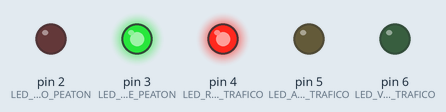
Recording of a sketch running on a simulated Arduino Uno, built with avr-gcc and run on an emulated ATmega328P. Parts: output pins drawn as LEDs (lit = HIGH).

Above: at 4.0 s.
At 10.0 s:
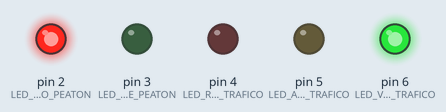
At 13.0 s:
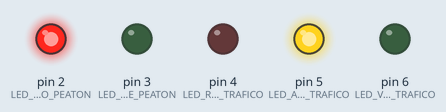
Timing chart, 0 to 18.2 s (numbered marks = the images above):
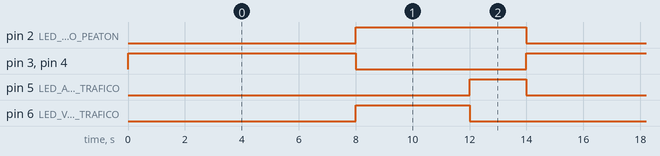

Measured:
- by itself, pin 2 (LED_ROJO_PEATON): alternates HIGH for 6.0 s and LOW for 8.0 s
- by itself, pin 3 (LED_VERDE_PEATON), pin 4 (LED_ROJO_TRAFICO): alternates HIGH for 8.0 s and LOW for 6.0 s
- by itself, pin 5 (LED_AMARILLO_TRAFICO): alternates HIGH for 2.0 s and LOW for 12.0 s
- by itself, pin 6 (LED_VERDE_TRAFICO): alternates HIGH for 4.0 s and LOW for 10.0 s

The sketch:

Checkpoint7.ino
```cpp
// Definición de pines
const int LED_ROJO_PEATON      = 2;
const int LED_VERDE_PEATON     = 3;
const int LED_ROJO_TRAFICO     = 4;
const int LED_AMARILLO_TRAFICO = 5;
const int LED_VERDE_TRAFICO    = 6;

void setup() {
  pinMode(LED_ROJO_PEATON, OUTPUT);
  pinMode(LED_VERDE_PEATON, OUTPUT);
  pinMode(LED_ROJO_TRAFICO, OUTPUT);
  pinMode(LED_AMARILLO_TRAFICO, OUTPUT);
  pinMode(LED_VERDE_TRAFICO, OUTPUT);

  digitalWrite(LED_ROJO_PEATON, LOW);
  digitalWrite(LED_VERDE_PEATON, LOW);
  digitalWrite(LED_ROJO_TRAFICO, LOW);
  digitalWrite(LED_AMARILLO_TRAFICO, LOW);
  digitalWrite(LED_VERDE_TRAFICO, LOW);
}

void loop() {
  digitalWrite(LED_ROJO_TRAFICO, HIGH);
  digitalWrite(LED_VERDE_PEATON, HIGH);
  delay(8000);
  digitalWrite(LED_ROJO_TRAFICO, LOW);

  digitalWrite(LED_VERDE_PEATON, LOW);
  digitalWrite(LED_ROJO_PEATON, HIGH);
  digitalWrite(LED_VERDE_TRAFICO, HIGH);
  delay(4000);
  digitalWrite(LED_VERDE_TRAFICO, LOW);

  digitalWrite(LED_AMARILLO_TRAFICO, HIGH);
  delay(2000);
  digitalWrite(LED_AMARILLO_TRAFICO, LOW);
  digitalWrite(LED_ROJO_PEATON, LOW);
}
```
